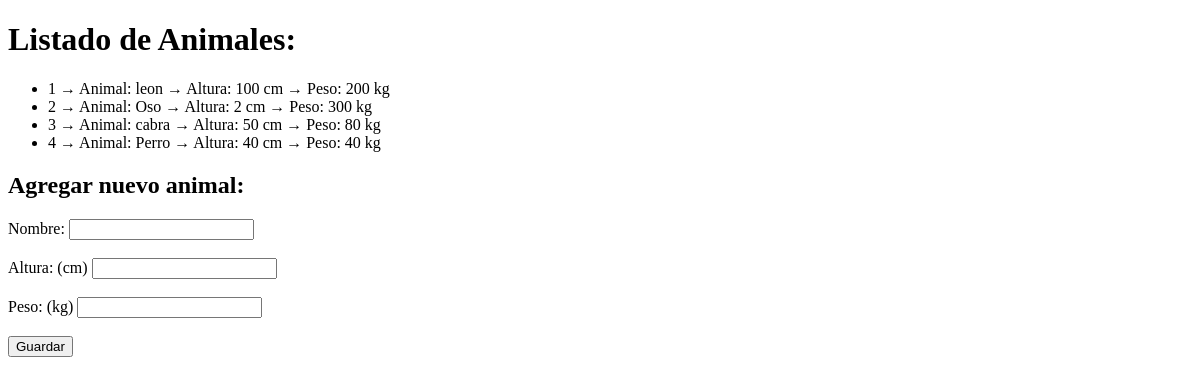
Page /mis-animales/ on the earlier database version.
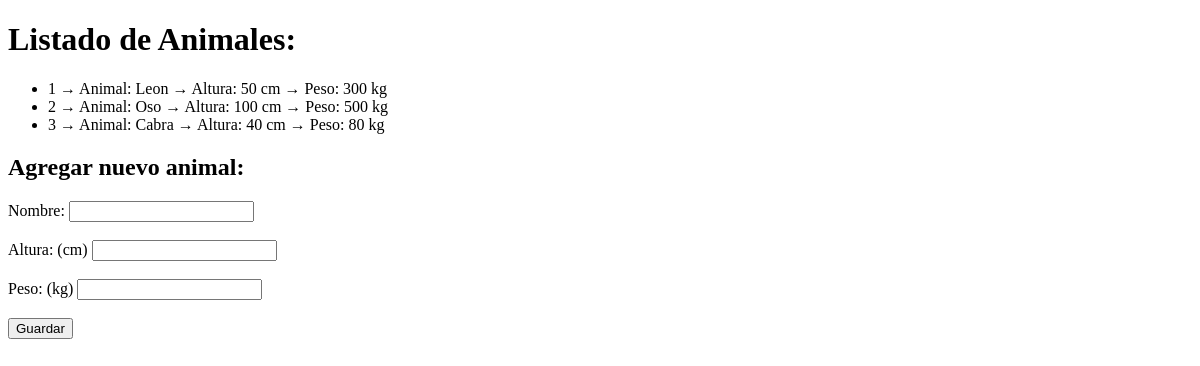
Same page on the later database version.
### entrega_3/models.py (models this page shows)
class Animal(models.Model):
    nombre_animal = models.CharField(max_length=100)
    altura = models.TextField(max_length=100)
    peso = models.TextField(max_length=100)
    def __str__(self):
        return f"{self.id} → Animal: {self.nombre_animal} → Altura: {self.altura} cm → Peso: {self.peso} kg"

### entrega_3/views.py (the view)
# urls.py: path('mis-animales/', mostrar_mis_animales, name="mis-animales"),
def mostrar_mis_animales(request):
    animales = Animal.objects.all()
    return render(request, "entrega_3/animales.html", {"animales": animales})

### entrega_3/templates/entrega_3/animales.html (shortened to what this page needs)
{% extends 'entrega_3/base.html' %}
{% block titulo %} Listado de Animales: {% endblock %}
{% block listado %}
  <ul>
    {% for animal in animales %}
      <li>{{animal}}</li>
    {% endfor %}
  </ul>
  <h2>Agregar nuevo animal:</h2>
  <form method="post" action="{% url 'agregar-animales' %}">
    <label for="nombre_animal">Nombre:</label>
    <input type="text" name="nombre_animal" id="nombre_animal"><br><br>
    <label for="altura">Altura: (cm)</label>
    <input type="text" name="altura" id="altura"><br><br>
    <label for="peso">Peso: (kg)</label>
    <input type="text" name="peso" id="peso"><br><br>
    <button type="submit">Guardar</button>
  </form>
{% endblock %}

### entrega_3/templates/entrega_3/base.html (shortened to what this page needs)
<!DOCTYPE html>
<html lang="en">
<head>
</head>
<body>
<h1>{% block titulo %}  {% endblock %}</h1>
{% block listado %} {% endblock %}
</body>
</html>

Differences in the rows shown:
removed Animal: id+nombre_animal+altura "4 → Animal: Perro → Altura: 40 cm → Peso: 40 kg"
changed Animal: id+nombre_animal+altura "1 → Animal: leon → Altura: 100 cm → Peso: 200 kg" → "1 → Animal: Leon → Altura: 50 cm → Peso: 300 kg"
changed Animal: id+nombre_animal+altura "2 → Animal: Oso → Altura: 2 cm → Peso: 300 kg" → "2 → Animal: Oso → Altura: 100 cm → Peso: 500 kg"
changed Animal: id+nombre_animal+altura "3 → Animal: cabra → Altura: 50 cm → Peso: 80 kg" → "3 → Animal: Cabra → Altura: 40 cm → Peso: 80 kg"
